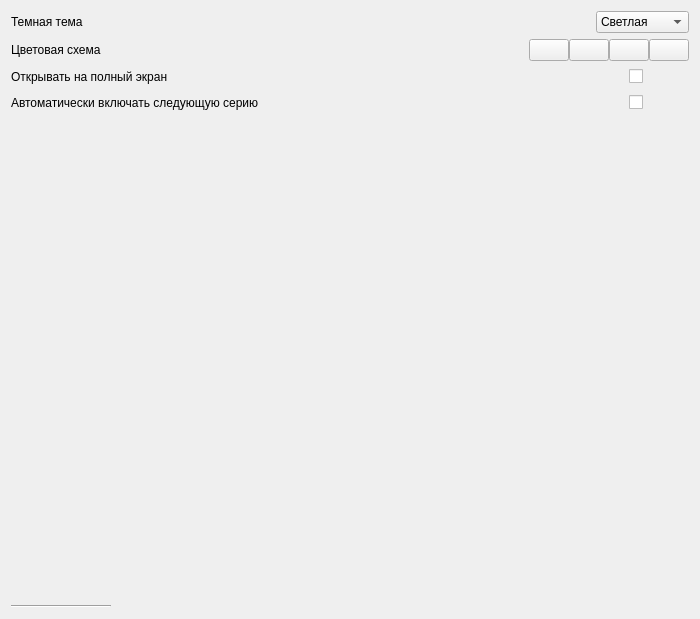
              <widget class="QWidget" name="settingsContents">
               <property name="geometry">
                <rect>
                 <x>0</x>
                 <y>0</y>
                 <width>700</width>
                 <height>619</height>
                </rect>
               </property>
               <layout class="QFormLayout" name="formLayout">
                <item row="0" column="0">
                 <widget class="QLabel" name="label_11">
                  <property name="text">
                   <string>Темная тема</string>
                  </property>
                 </widget>
                </item>
                <item row="0" column="1">
                 <layout class="QHBoxLayout" name="horizontalLayout_7">
                  <item>
                   <spacer name="horizontalSpacer_11">
                    <property name="orientation">
                     <enum>Qt::Horizontal</enum>
                    </property>
                    <property name="sizeHint" stdset="0">
                     <size>
                      <width>40</width>
                      <height>20</height>
                     </size>
                    </property>
                   </spacer>
                  </item>
                  <item>
                   <widget class="QComboBox" name="darkModeComboBox">
                    <item>
                     <property name="text">
                      <string>Светлая</string>
                     </property>
                    </item>
                    <item>
                     <property name="text">
                      <string>Темная</string>
                     </property>
                    </item>
                    <item>
                     <property name="text">
                      <string>Системная</string>
                     </property>
                    </item>
                   </widget>
                  </item>
                 </layout>
                </item>
                <item row="1" column="0">
                 <widget class="QLabel" name="label_2">
                  <property name="text">
                   <string>Цветовая схема</string>
                  </property>
                 </widget>
                </item>
                <item row="1" column="1">
                 <layout class="QHBoxLayout" name="horizontalLayout_6">
                  <property name="spacing">
                   <number>0</number>
                  </property>
                  <item>
                   <spacer name="horizontalSpacer_10">
                    <property name="orientation">
                     <enum>Qt::Horizontal</enum>
                    </property>
                    <property name="sizeHint" stdset="0">
                     <size>
                      <width>40</width>
                      <height>20</height>
                     </size>
                    </property>
                   </spacer>
                  </item>
                  <item>
                   <widget class="QPushButton" name="color_purple_Bt">
                    <property name="maximumSize">
                     <size>
                      <width>40</width>
                      <height>16777215</height>
                     </size>
                    </property>
                    <property name="text">
                     <string/>
                    </property>
                    <property name="icon">
                     <iconset>
                      <normaloff>media/colors/purple.svg</normaloff>media/colors/purple.svg</iconset>
                    </property>
                    <property name="iconSize">
                     <size>
                      <width>48</width>
                      <height>48</height>
                     </size>
                    </property>
                   </widget>
                  </item>
                  <item>
                   <widget class="QPushButton" name="color_orange_Bt">
                    <property name="maximumSize">
                     <size>
                      <width>40</width>
                      <height>16777215</height>
                     </size>
                    </property>
                    <property name="text">
                     <string/>
                    </property>
                    <property name="icon">
                     <iconset>
                      <normaloff>media/colors/orange.svg</normaloff>media/colors/orange.svg</iconset>
                    </property>
                    <property name="iconSize">
                     <size>
                      <width>48</width>
                      <height>48</height>
                     </size>
                    </property>
                    <property name="shortcut">
                     <string/>
                    </property>
                    <property name="autoDefault">
                     <bool>false</bool>
                    </property>
                   </widget>
                  </item>
                  <item>
                   <widget class="QPushButton" name="color_pink_Bt">
                    <property name="maximumSize">
                     <size>
                      <width>40</width>
                      <height>16777215</height>
                     </size>
                    </property>
                    <property name="text">
                     <string/>
                    </property>
                    <property name="icon">
                     <iconset>
                      <normaloff>media/colors/pink.svg</normaloff>media/colors/pink.svg</iconset>
                    </property>
                    <property name="iconSize">
                     <size>
                      <width>48</width>
                      <height>48</height>
                     </size>
                    </property>
                   </widget>
                  </item>
                  <item>
                   <widget class="QPushButton" name="color_blue_Bt">
                    <property name="maximumSize">
                     <size>
                      <width>40</width>
                      <height>16777215</height>
                     </size>
                    </property>
                    <property name="text">
                     <string/>
                    </property>
                    <property name="icon">
                     <iconset>
                      <normaloff>media/colors/blue.svg</normaloff>media/colors/blue.svg</iconset>
                    </property>
                    <property name="iconSize">
                     <size>
                      <width>48</width>
                      <height>48</height>
                     </size>
                    </property>
                   </widget>
                  </item>
                 </layout>
                </item>
                <item row="2" column="0">
                 <widget class="QLabel" name="label_3">
                  <property name="text">
                   <string>Открывать на полный экран</string>
                  </property>
                 </widget>
                </item>
                <item row="3" column="0">
                 <widget class="QLabel" name="label_12">
                  <property name="text">
                   <string>Автоматически включать следующую серию</string>
                  </property>
                 </widget>
                </item>
                <item row="5" column="0">
                 <widget class="Line" name="line_4">
                  <property name="sizePolicy">
                   <sizepolicy hsizetype="Expanding" vsizetype="Fixed">
                    <horstretch>0</horstretch>
                    <verstretch>0</verstretch>
                   </sizepolicy>
                  </property>
                  <property name="minimumSize">
                   <size>
                    <width>100</width>
                    <height>1</height>
                   </size>
                  </property>
                  <property name="orientation">
                   <enum>Qt::Horizontal</enum>
                  </property>
                 </widget>
                </item>
                <item row="4" column="0">
                 <spacer name="verticalSpacer_11">
                  <property name="orientation">
                   <enum>Qt::Vertical</enum>
                  </property>
                  <property name="sizeHint" stdset="0">
                   <size>
                    <width>20</width>
                    <height>40</height>
                   </size>
                  </property>
                 </spacer>
                </item>
                <item row="2" column="1">
                 <layout class="QHBoxLayout" name="horizontalLayout_2">
                  <item>
                   <spacer name="horizontalSpacer_14">
                    <property name="orientation">
                     <enum>Qt::Horizontal</enum>
                    </property>
                    <property name="sizeHint" stdset="0">
                     <size>
                      <width>40</width>
                      <height>20</height>
                     </size>
                    </property>
                   </spacer>
                  </item>
                  <item>
                   <widget class="QCheckBox" name="fullScreenCheckBox">
                    <property name="minimumSize">
                     <size>
                      <width>60</width>
                      <height>0</height>
                     </size>
                    </property>
                    <property name="maximumSize">
                     <size>
                      <width>60</width>
                      <height>16777215</height>
                     </size>
                    </property>
                    <property name="text">
                     <string/>
                    </property>
                   </widget>
                  </item>
                 </layout>
                </item>
                <item row="3" column="1">
                 <layout class="QHBoxLayout" name="horizontalLayout_8">
                  <item>
                   <spacer name="horizontalSpacer_15">
                    <property name="orientation">
                     <enum>Qt::Horizontal</enum>
                    </property>
                    <property name="sizeHint" stdset="0">
                     <size>
                      <width>40</width>
                      <height>20</height>
                     </size>
                    </property>
                   </spacer>
                  </item>
                  <item>
                   <widget class="QCheckBox" name="autoPlayCheckBox">
                    <property name="minimumSize">
                     <size>
                      <width>60</width>
                      <height>0</height>
                     </size>
                    </property>
                    <property name="maximumSize">
                     <size>
                      <width>60</width>
                      <height>16777215</height>
                     </size>
                    </property>
                    <property name="text">
                     <string/>
                    </property>
                   </widget>
                  </item>
                 </layout>
                </item>
               </layout>
              </widget>
